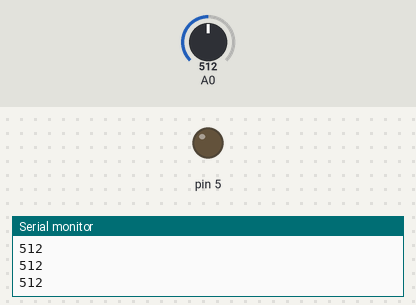
A sketch run on a simulated Arduino Uno, built with avr-gcc and run on an emulated ATmega328P. Parts: output pins drawn as LEDs (lit = HIGH), the last lines printed to the serial monitor. Inputs (shaded band) come from the test bench; at power-on: A0 = 512.

Above: at 1.2 s.
1.3 s: A0 set to 412
2.8 s: A0 set to 389
At 3.5 s:
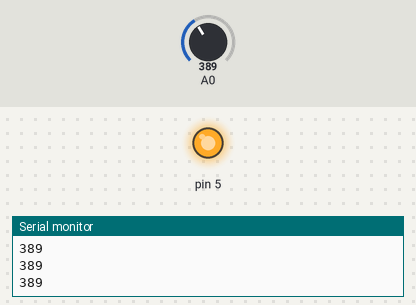
Timing chart, 0 to 5.8 s (numbered marks = the images above; inputs shaded):
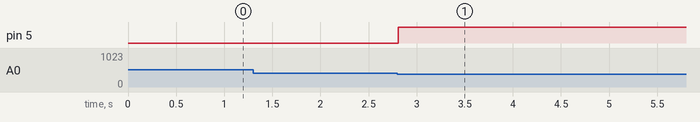

Measured:
- the behaviour switches between 400 and 399 on A0 (found by bisection; images 0 and 1)
- after the input at 2.8 s, pin 5: LOW → HIGH at once

The sketch:

sketch_jul23a.ino
```cpp
void setup() {
  Serial.begin(9600);
  pinMode(5, OUTPUT);
  //digitalWrite(5, HIGH)
}

void loop() {
  /*;
  for(int i=0; i<256; i++){
    analogWrite(5,i);
    delay(11);
  }
  */
  int a = analogRead(A0);
  Serial.println(a);
  if(a < 400){
    digitalWrite(5, HIGH);

  }

}
```
